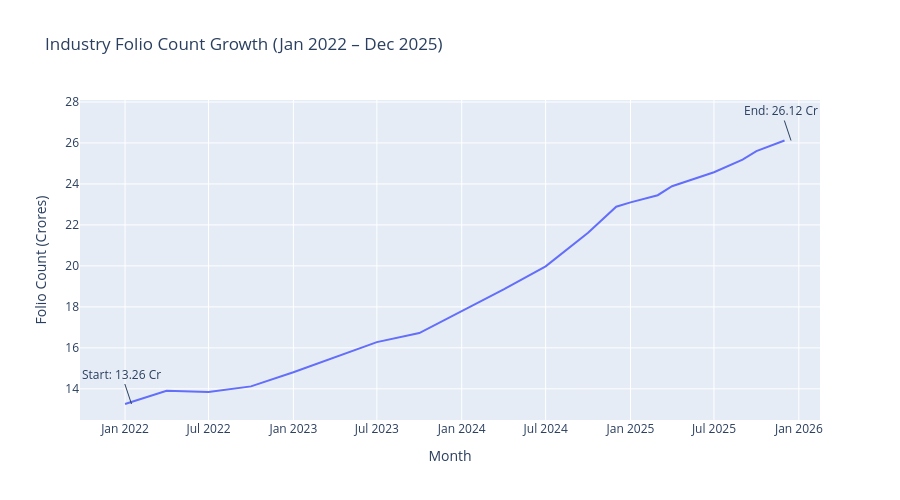

Here is the notebook cell this chart was saved with:
### Code cell
# Load raw folio count
folio_raw = pd.read_csv(raw_path / "06_industry_folio_count.csv")

# Check columns
print("Columns:", folio_raw.columns.tolist())
print(folio_raw.head())

# Convert month to datetime (assuming first column is date)
date_col = folio_raw.columns[0]
folio_raw['month_date'] = pd.to_datetime(folio_raw[date_col], format='%Y-%m')

# Identify folio count column (likely 'folio_count_cr')
val_col = [c for c in folio_raw.columns if 'folio' in c.lower()][0]
folio_clean = folio_raw.rename(columns={val_col: 'folio_count_cr'})
folio_clean = folio_clean[['month_date', 'folio_count_cr']]

# Save cleaned
folio_clean.to_csv(processed_path / "06_industry_folio_count_cleaned.csv", index=False)

# Filter 2022–2025
folio_filtered = folio_clean[(folio_clean['month_date'].dt.year >= 2022) & (folio_clean['month_date'].dt.year <= 2025)]

import plotly.express as px
fig = px.line(folio_filtered, x='month_date', y='folio_count_cr',
              title='Industry Folio Count Growth (Jan 2022 – Dec 2025)',
              labels={'folio_count_cr': 'Folio Count (Crores)', 'month_date': 'Month'})
fig.add_annotation(x='2022-01-15', y=13.26, text="Start: 13.26 Cr", showarrow=True)
fig.add_annotation(x='2025-12-15', y=26.12, text="End: 26.12 Cr", showarrow=True)
fig.update_layout(height=500)
fig.show()

### Figure 1 — Plotly figure (JSON) as saved in the notebook; plotly's stock layout.template omitted (floating-point values rounded to 4 significant figures)
{"data": [{"hovertemplate": "Month=%{x}<br>Folio Count (Crores)=%{y}<extra></extra>", "legendgroup": "", "line": {"color": "#636efa", "dash": "solid"}, "marker": {"symbol": "circle"}, "mode": "lines", "name": "", "orientation": "v", "showlegend": false, "type": "scatter", "x": ["2022-01-01T00:00:00.000000000", "2022-04-01T00:00:00.000000000", "2022-07-01T00:00:00.000000000", "2022-10-01T00:00:00.000000000", "2023-01-01T00:00:00.000000000", "2023-04-01T00:00:00.000000000", "2023-07-01T00:00:00.000000000", "2023-10-01T00:00:00.000000000", "2024-01-01T00:00:00.000000000", "2024-04-01T00:00:00.000000000", "2024-07-01T00:00:00.000000000", "2024-10-01T00:00:00.000000000", "2024-12-01T00:00:00.000000000", "2025-01-01T00:00:00.000000000", "2025-03-01T00:00:00.000000000", "2025-04-01T00:00:00.000000000", "2025-07-01T00:00:00.000000000", "2025-08-01T00:00:00.000000000", "2025-09-01T00:00:00.000000000", "2025-10-01T00:00:00.000000000", "2025-12-01T00:00:00.000000000"], "xaxis": "x", "y": [13.26, 13.91, 13.85, 14.12, 14.81, 15.54, 16.28, 16.72, 17.78, 18.85, 19.98, 21.62, 22.89, 23.1, 23.45, 23.89, 24.57, 24.89, 25.19, 25.6, 26.12], "yaxis": "y"}], "layout": {"annotations": [{"showarrow": true, "text": "Start: 13.26 Cr", "x": "2022-01-15", "y": 13.26}, {"showarrow": true, "text": "End: 26.12 Cr", "x": "2025-12-15", "y": 26.12}], "height": 500, "legend": {"tracegroupgap": 0}, "title": {"text": "Industry Folio Count Growth (Jan 2022 – Dec 2025)"}, "xaxis": {"anchor": "y", "domain": [0, 1], "title": {"text": "Month"}}, "yaxis": {"anchor": "x", "domain": [0, 1], "title": {"text": "Folio Count (Crores)"}}}}
